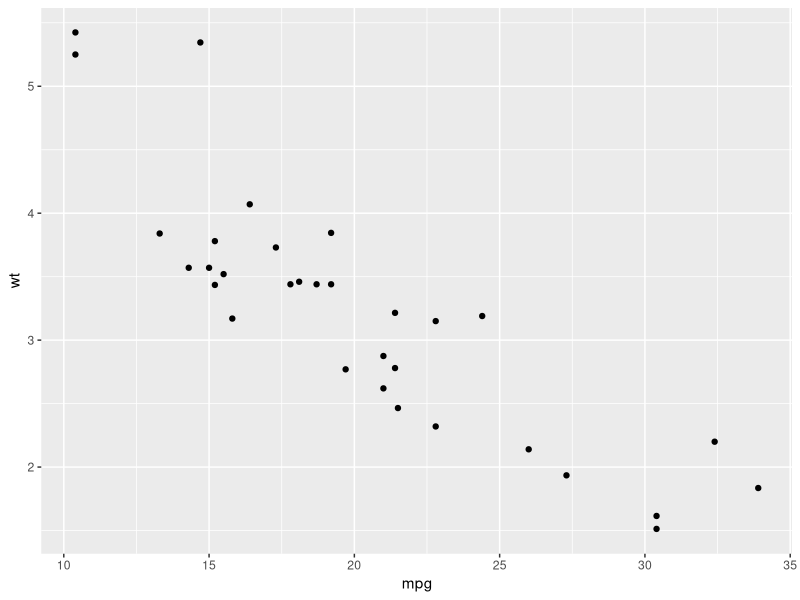
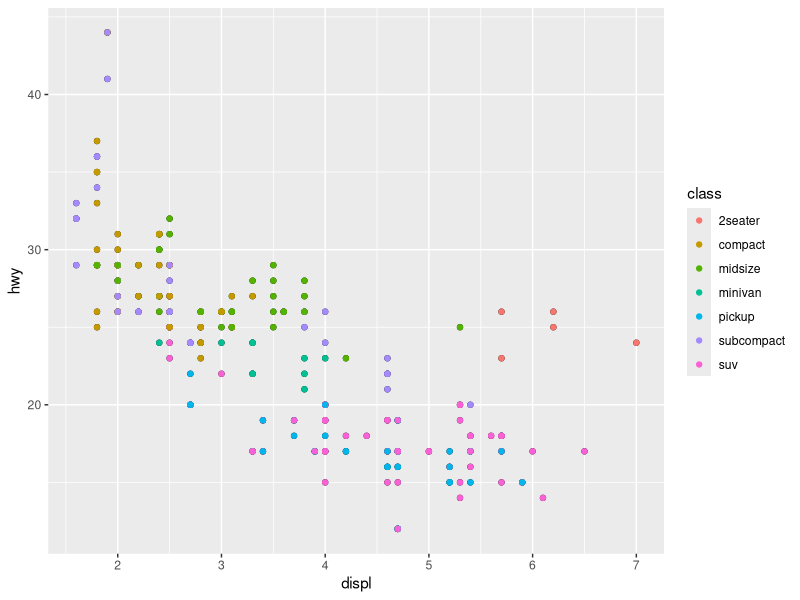
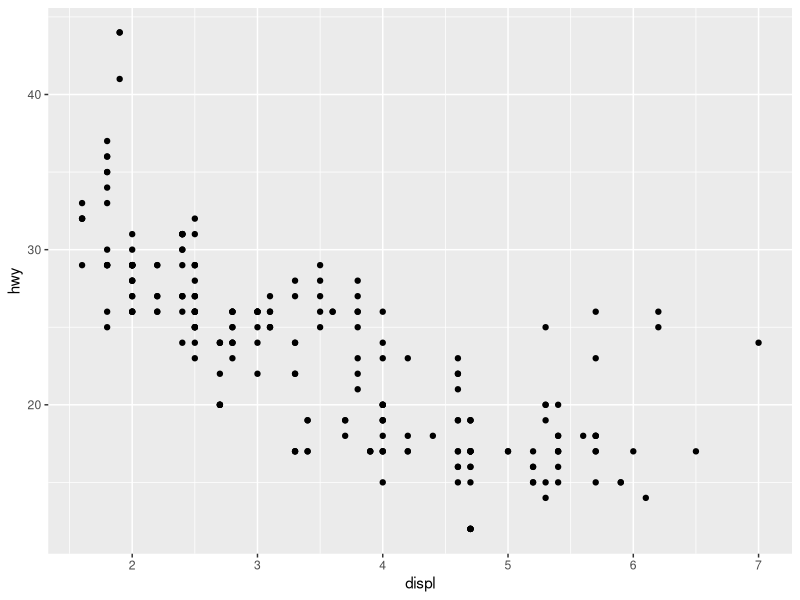

Generate these figures, in order, with R:
## ---- chunk 1
rm(list = ls())
## ---- chunk 2
### Export & saving

## ---- chunk 3
library(tidyverse)
## ---- chunk 4
## create plot for export
## ---- chunk 5
ggplot(mtcars, aes(mpg, wt)) +
  geom_point()
## ---- chunk 6
# show exporting
## ---- chunk 7
ggsave("mtcars.pdf")
ggsave("mtcars.png")
## ---- chunk 8
file.remove(c("mtcars.pdf", "mtcars.png"))
## ---- chunk 9
# show how base plot exporting works
## ---- chunk 10
# show how ggplot exporting works
## ---- chunk 11
# ggplot plots can be stored in R objects
## ---- chunk 12
p <- ggplot(mpg, aes(displ, hwy)) +
  geom_point()
## ---- chunk 13
# saved ggplot objects can be used later on
## ---- chunk 14
p + geom_point(aes(color = class))
## ---- chunk 15
# print the ggplot obj
## ---- chunk 16
print(p)
## ---- chunk 17
# look at ggplot2 obj structure
## ---- chunk 18
str(p)
